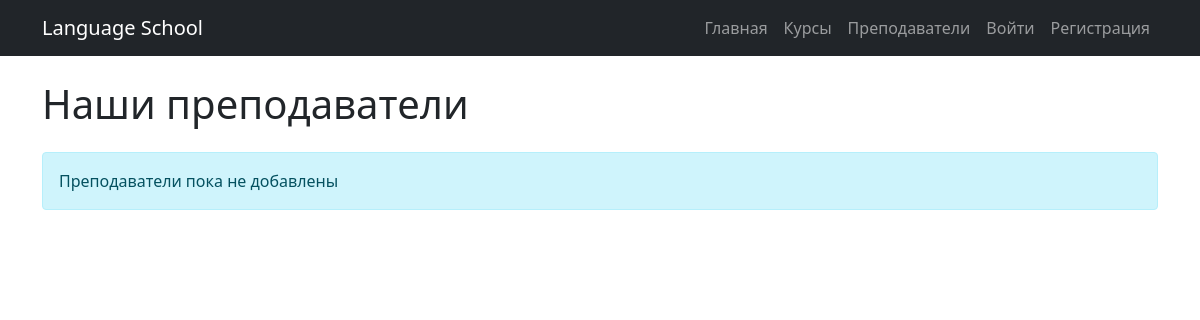
The page /teachers/ on the database as committed earlier.
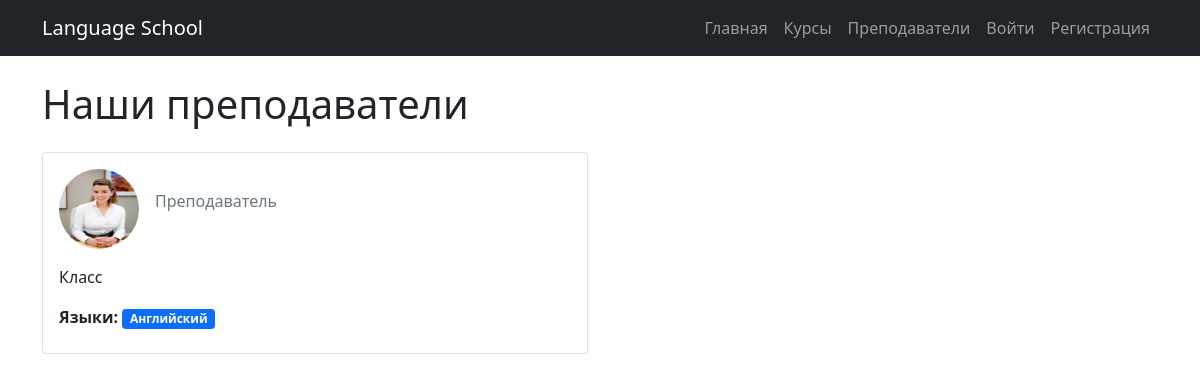
The same page on the database as committed later.
### school/models.py (models this page shows, shortened)
class Teacher(models.Model):
    user = models.OneToOneField(User, on_delete=models.CASCADE)
    bio = models.TextField()
    photo = models.ImageField(upload_to='teachers/', null=True, blank=True)
    languages = models.ManyToManyField(Language)

class Language(models.Model):
    name = models.CharField(max_length=100)

### school/views.py (the view)
# urls.py: path('teachers/', views.teacher_list, name='teacher_list'),
def teacher_list(request):
    teachers = Teacher.objects.all()
    return render(request, 'school/teacher_list.html', {'teachers': teachers})

### school/templates/school/teacher_list.html (shortened to what this page needs)
{% extends 'school/base.html' %}
{% block content %}
<h1 class="mb-4">Наши преподаватели</h1>
<div class="row">
    {% for teacher in teachers %}
    <div class="col-md-6 mb-4">
        <div class="card h-100">
            <div class="card-body">
                <div class="d-flex align-items-center mb-3">
                    {% if teacher.photo %}
                    <img src="{{ teacher.photo.url }}" alt="{{ teacher.user.get_full_name }}"
                         class="rounded-circle me-3" width="80" height="80">
                    {% else %}
                    <div class="rounded-circle bg-secondary me-3 d-flex align-items-center justify-content-center"
                         style="width: 80px; height: 80px;">
                        <span class="text-white">{{ teacher.user.first_name|first }}{{ teacher.user.last_name|first }}</span>
                    </div>
                    {% endif %}
                    <div>
                        <p class="text-muted">Преподаватель</p>
                    </div>
                </div>
                <p class="card-text">{{ teacher.bio|truncatewords:40 }}</p>
                <div class="mb-2">
                    <strong>Языки:</strong>
                    {% for language in teacher.languages.all %}
                    <span class="badge bg-primary me-1">{{ language.name }}</span>
                    {% endfor %}
                </div>
            </div>
        </div>
    </div>
    {% empty %}
    <div class="col-12">
        <div class="alert alert-info">
            Преподаватели пока не добавлены
        </div>
    </div>
    {% endfor %}
</div>
{% endblock %}

### school/templates/school/base.html (shortened to what this page needs)
<!DOCTYPE html>
<html lang="ru">
<head>
    <link href="https://cdn.jsdelivr.net/npm/bootstrap@5.1.3/dist/css/bootstrap.min.css" rel="stylesheet">
</head>
<body>
    <nav class="navbar navbar-expand-lg navbar-dark bg-dark">
        <div class="container">
            <a class="navbar-brand" href="{% url 'home' %}">Language School</a>
            <div class="navbar-nav ms-auto">
                <a class="nav-link" href="{% url 'home' %}">Главная</a>
                <a class="nav-link" href="{% url 'course_list' %}">Курсы</a>
                <a class="nav-link" href="{% url 'teacher_list' %}">Преподаватели</a>
                {% if user.is_authenticated %}
                    <a class="nav-link" href="{% url 'profile' %}">Личный кабинет</a>
                    <a class="nav-link" href="{% url 'logout' %}">Выйти</a>
                {% else %}
                    <a class="nav-link" href="{% url 'login' %}">Войти</a>
                    <a class="nav-link" href="{% url 'register' %}">Регистрация</a>
                {% endif %}
            </div>
        </div>
    </nav>
    <div class="container mt-4">
        {% block content %}
        {% endblock %}
    </div>
</body>
</html>

Rows that differ between the two databases and show on the page:
added Teacher: photo (picture), bio "Класс"
added Language: name "Английский"
Other text that changed with them:
text no longer shown: "Преподаватели пока не добавлены"
